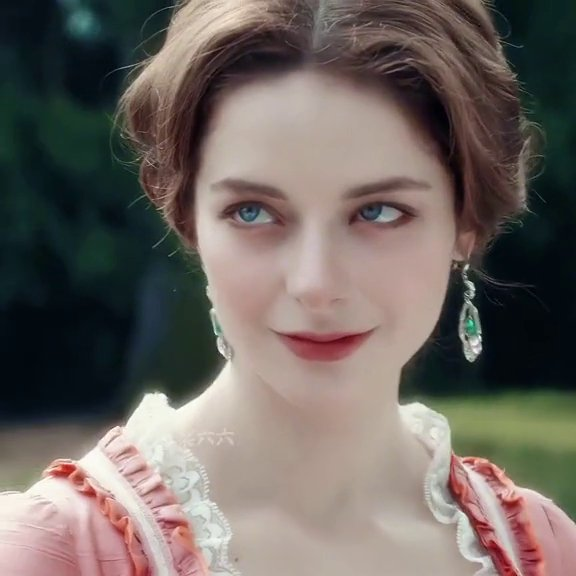
#> input picture data/processed/frames/Alesandrova Marina/Alesandrova Marina_002.jpg, 576 x 576 px
$ python -i compare_embeddings.py   (imports and definitions only)   (older library calls are emulated)
#> lines starting #> are read from the running program, lines starting #| are printed output that depends on the picture
"""
Embedding Comparison Script

Compares different feature extraction methods for face images:
1. Color Histogram + HOG (baseline - already done)
2. SIFT/ORB descriptors
3. LBP (Local Binary Patterns)
4. Color moments
5. Edge histograms

These don't require deep learning and can run on CPU.
"""

import os
import sys
import json
import numpy as np
from pathlib import Path
from PIL import Image
import cv2

sys.path.insert(0, str(Path(__file__).parent.parent))

from src.preference_learning.rsa import (
    RSAComparator, EmbeddingSimilarityMatrix, RSAResult,
    generate_synthetic_human_similarity, SimilarityMatrixBuilder
)


def extract_color_histogram(image_path, bins=32):
    """Extract color histogram features."""
    try:
        img = cv2.imread(image_path)
        if img is None:
            return None

        img = cv2.resize(img, (224, 224))
        features = []

        # RGB histograms
        for channel in range(3):
            hist = cv2.calcHist([img], [channel], None, [bins], [0, 256])
            hist = hist.flatten() / hist.sum()
            features.extend(hist)

        # HSV histograms
        hsv = cv2.cvtColor(img, cv2.COLOR_BGR2HSV)
        for channel in range(3):
            if channel == 0:  # Hue
                hist = cv2.calcHist([hsv], [channel], None, [bins], [0, 180])
            else:
                hist = cv2.calcHist([hsv], [channel], None, [bins], [0, 256])
            hist = hist.flatten() / (hist.sum() + 1e-10)
            features.extend(hist)

        return np.array(features, dtype=np.float32)
    except Exception as e:
        return None


def extract_hog_features(image_path, pixels_per_cell=16, cells_per_block=2, bins=9):
    """Extract HOG features."""
    try:
        img = cv2.imread(image_path)
        if img is None:
            return None

        gray = cv2.cvtColor(img, cv2.COLOR_BGR2GRAY)
        gray = cv2.resize(gray, (128, 128))

        # HOG parameters
        win_size = (128, 128)
        block_size = (cells_per_block * pixels_per_cell, cells_per_block * pixels_per_cell)
        block_stride = (pixels_per_cell, pixels_per_cell)
        cell_size = (pixels_per_cell, pixels_per_cell)
        nbins = bins
        hog = cv2.HOGDescriptor(win_size, block_size, block_stride, cell_size, nbins)

        features = hog.compute(gray)
        return features.flatten().astype(np.float32)
    except Exception as e:
        return None


def extract_lbp_features(image_path, radius=3, n_points=24, n_bins=26):
    """Extract Local Binary Pattern features."""
    try:
        img = cv2.imread(image_path)
        if img is None:
            return None

        gray = cv2.cvtColor(img, cv2.COLOR_BGR2GRAY)
        gray = cv2.resize(gray, (128, 128))

        # Simple LBP implementation
        rows, cols = gray.shape
        lbp = np.zeros((rows - 2 * radius, cols - 2 * radius))

        for i in range(radius, rows - radius):
            for j in range(radius, cols - radius):
                center = gray[i, j]
                code = 0
                code |= (gray[i - radius, j - radius] > center) << 7
                code |= (gray[i - radius, j] > center) << 6
                code |= (gray[i - radius, j + radius] > center) << 5
                code |= (gray[i, j + radius] > center) << 4
                code |= (gray[i + radius, j + radius] > center) << 3
                code |= (gray[i + radius, j] > center) << 2
                code |= (gray[i + radius, j - radius] > center) << 1
                code |= (gray[i, j - radius] > center) << 0
                lbp[i - radius, j - radius] = code

        # Histogram of LBP
        hist, _ = np.histogram(lbp.ravel(), bins=n_bins, range=(0, 256))
        hist = hist.astype(np.float32) / (hist.sum() + 1e-10)

        return hist
    except Exception as e:
        return None


def extract_sift_descriptors(image_path, n_keypoints=100):
    """Extract SIFT descriptors (aggregated as histogram)."""
    try:
        img = cv2.imread(image_path)
        if img is None:
            return None

        gray = cv2.cvtColor(img, cv2.COLOR_BGR2GRAY)
        gray = cv2.resize(gray, (256, 256))

        sift = cv2.SIFT_create(nfeatures=n_keypoints)
        keypoints, descriptors = sift.detectAndCompute(gray, None)

        if descriptors is None or len(descriptors) == 0:
            # Return zero vector if no keypoints
            return np.zeros(128, dtype=np.float32)

        # Aggregate descriptors: mean pooling
        mean_desc = np.mean(descriptors, axis=0)
        return mean_desc.astype(np.float32)
    except Exception as e:
        return np.zeros(128, dtype=np.float32)


def extract_color_moments(image_path):
    """Extract color moments (mean, std, skewness for each channel)."""
    try:
        img = cv2.imread(image_path)
        if img is None:
            return None

        img = cv2.resize(img, (224, 224))
        features = []

        for channel in range(3):
            channel_data = img[:, :, channel].astype(float)

            # Mean
            mean = np.mean(channel_data)
            # Standard deviation
            std = np.std(channel_data)
            # Skewness
            skewness = np.mean(((channel_data - mean) / (std + 1e-10)) ** 3)

            features.extend([mean / 255.0, std / 255.0, skewness])

        return np.array(features, dtype=np.float32)
    except Exception as e:
        return None


def extract_edge_histogram(image_path, bins=16):
    """Extract edge orientation histogram."""
    try:
        img = cv2.imread(image_path)
        if img is None:
            return None

        gray = cv2.cvtColor(img, cv2.COLOR_BGR2GRAY)
        gray = cv2.resize(gray, (128, 128))

        # Sobel edges
        sobelx = cv2.Sobel(gray, cv2.CV_64F, 1, 0, ksize=3)
        sobely = cv2.Sobel(gray, cv2.CV_64F, 0, 1, ksize=3)

        # Edge magnitude and orientation
        magnitude = np.sqrt(sobelx ** 2 + sobely ** 2)
        orientation = np.arctan2(sobely, sobelx)

        # Histogram of orientations weighted by magnitude
        hist, _ = np.histogram(orientation[magnitude > 20], bins=bins, range=(-np.pi, np.pi),
                                weights=magnitude[magnitude > 20])

        # Normalize
        hist = hist.astype(np.float32) / (hist.sum() + 1e-10)

        return hist
    except Exception as e:
        return None


def extract_gabor_features(image_path, num_theta=8, num_sigma=4):
    """Extract Gabor filter responses."""
    try:
        img = cv2.imread(image_path)
        if img is None:
            return None

        gray = cv2.cvtColor(img, cv2.COLOR_BGR2GRAY)
        gray = cv2.resize(gray, (64, 64))

        features = []
        for theta in np.linspace(0, np.pi, num_theta, endpoint=False):
            for sigma in [2, 4, 8]:
                kernel = cv2.getGaborKernel((21, 21), sigma, theta, 10.0, 0.5, 0, ktype=cv2.CV_32F)
                filtered = cv2.filter2D(gray, cv2.CV_32F, kernel)
                features.extend([np.mean(filtered), np.std(filtered)])

        return np.array(features, dtype=np.float32)
    except Exception as e:
        return None


def extract_all_features(image_path):
    """Extract all features for an image."""
    features = {}

    # Color histogram (already done in baseline)
    color_hist = extract_color_histogram(image_path)
#> in extract_color_histogram, img is the input picture: shape (576, 576, 3); mean B, G, R 96.7, 101.8, 110.1
#> after the loop in extract_color_histogram, `for channel in range(3):`: features = 96 values, max 0.105 at index 86, min 0 at index 31, mean 0.0313
#> after the loop in extract_color_histogram, `for channel in range(3):`: features = 192 values, max 0.198 at index 97, min 0 at index 31, mean 0.0313
#> color_hist = 192 values, max 0.198 at index 97, min 0 at index 31, mean 0.0312
    if color_hist is not None:
        features['color_histogram'] = color_hist

    # HOG
    hog = extract_hog_features(image_path)
#> in extract_hog_features, `gray = cv2.resize(gray, (128, 128))`:
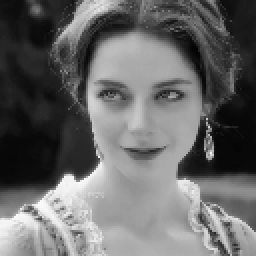
#> gray: shape (128, 128) (shown 2 times larger); min 2, max 251, mean 103.7
#> in extract_hog_features, `features = hog.compute(gray)`: features = 1764 values, max 0.325 at index 157, min 0.00163 at index 1710, mean 0.143
#> hog has the same summary as features in extract_hog_features
    if hog is not None:
        features['hog'] = hog

    # LBP
    lbp = extract_lbp_features(image_path)
#> after the loop in extract_lbp_features, `for i in range(radius, rows - radius):`:
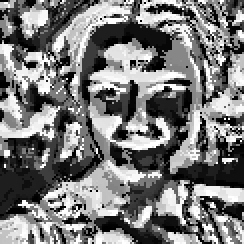
#> lbp: shape (122, 122) float64 (shown 2 times larger); min 0, max 255, mean 121.3
#> in extract_lbp_features, `hist, _ = np.histogram(lbp.ravel(), bins=n_bins, range=(0, 256))`: hist = 26 values, max 1915 at index 0, min 58 at index 17, mean 572.5
#> in extract_lbp_features, `hist = hist.astype(np.float32) / (hist.sum() + 1e-10)`: hist = 26 values, max 0.129 at index 0, min 0.0039 at index 17, mean 0.0385
#> lbp has the same summary as hist in extract_lbp_features
    if lbp is not None:
        features['lbp'] = lbp

    # SIFT
    sift = extract_sift_descriptors(image_path)
#> in extract_sift_descriptors, `keypoints, descriptors = sift.detectAndCompute(gray, None)`: keypoints = 100 keypoints; strongest (x, y, size): (210, 154, 6.4), (209, 127, 2.3), (68, 181, 10), (193, 166, 17.8)
#> in extract_sift_descriptors, `mean_desc = np.mean(descriptors, axis=0)`: mean_desc = 128 values, max 101.2 at index 40, min 6.57 at index 126, mean 24.53
#> sift has the same summary as mean_desc in extract_sift_descriptors
    if sift is not None:
        features['sift'] = sift

    # Color moments
    color_moments = extract_color_moments(image_path)
#> the loop in extract_color_moments, `for channel in range(3):` made 3 passes
#> (mean, std, skewness) on passes 1 to 3: (96.62, 62.15, 0.252), (101.7, 66.48, 0.135), (110, 78.32, -0.0827)
#> pass 1, in extract_color_moments, `channel_data = img[:, :, channel].astype(float)`:
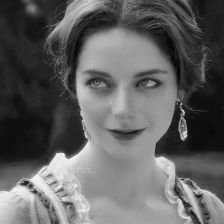
#> channel_data: shape (224, 224) float64; min 3, max 246, mean 96.6
#> after the loop in extract_color_moments, `for channel in range(3):`: features = [0.379, 0.244, 0.252, 0.399, 0.261, 0.135, 0.431, 0.307, -0.0827]
#> color_moments has the same summary as features in extract_color_moments
    if color_moments is not None:
        features['color_moments'] = color_moments

    # Edge histogram
    edge = extract_edge_histogram(image_path)
#> in extract_edge_histogram, `sobely = cv2.Sobel(gray, cv2.CV_64F, 0, 1, ksize=3)`:
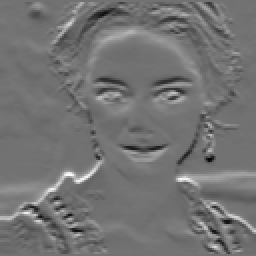
#> sobely: shape (128, 128) float64 (shown 2 times larger); min -519, max 638, mean 5.2; drawn with min black and max white
#> in extract_edge_histogram, `magnitude = np.sqrt(sobelx ** 2 + sobely ** 2)`:
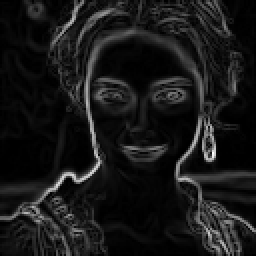
#> magnitude: shape (128, 128) float64 (shown 2 times larger); min 0, max 826.3, mean 79.4; drawn with min black and max white
#> in extract_edge_histogram, `orientation = np.arctan2(sobely, sobelx)`:
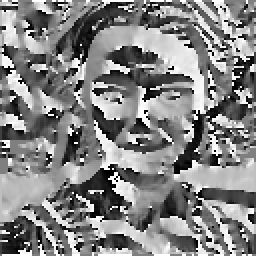
#> orientation: shape (128, 128) float64 (shown 2 times larger); min -3.14, max 3.14, mean 0.123; drawn with min black and max white
#> in extract_edge_histogram, `hist, _ = np.histogram(orientation[magnitude > 20], bins=bins, range=(..`: hist = [77415.2, 68744.9, 55659.9, 69336.3, 58469.4, 57502.5, 81882.8, 88219.7, 96244.6, 70963.3, 71566.4, 93443.1, 82049.4, 73720.1, 94076.1, 111694.8]
#> in extract_edge_histogram, `hist = hist.astype(np.float32) / (hist.sum() + 1e-10)`: hist = [0.0619, 0.055, 0.0445, 0.0554, 0.0467, 0.046, 0.0655, 0.0705, 0.0769, 0.0567, 0.0572, 0.0747, 0.0656, 0.0589, 0.0752, 0.0893]
#> edge has the same summary as hist in extract_edge_histogram
    if edge is not None:
        features['edge_histogram'] = edge

    # Gabor
    gabor = extract_gabor_features(image_path)
#> after the loop in extract_gabor_features, `for theta in np.linspace(0, np.pi, num_theta, endpoint=False):`:
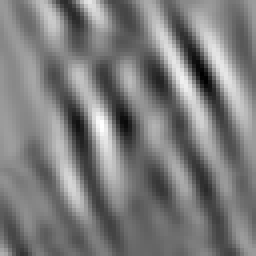
#> filtered: shape (64, 64) float32 (shown 4 times larger); min -5260.8, max 3545, mean -978; drawn with min black and max white
#> after the loop in extract_gabor_features, `for theta in np.linspace(0, np.pi, num_theta, endpoint=False):`: features = 48 values, max 2372.7 at index 12, min -1012.8 at index 22, mean 1121.4
#> gabor has the same summary as features in extract_gabor_features
    if gabor is not None:
        features['gabor'] = gabor

    return features


# [259 lines left out: functions concatenate_features, extract_frames_from_video, load_frames_and_extract, compute_rsa_for_features, run_embedding_comparison, not called in this run]


# [17 lines not run here, left out]

>>> result = extract_all_features('../data/processed/frames/Alesandrova Marina/Alesandrova Marina_002.jpg')
#> result = 7 items

$ run again, on data/processed/frames/Alexandra Daddario/Alexandra Daddario_003.jpg
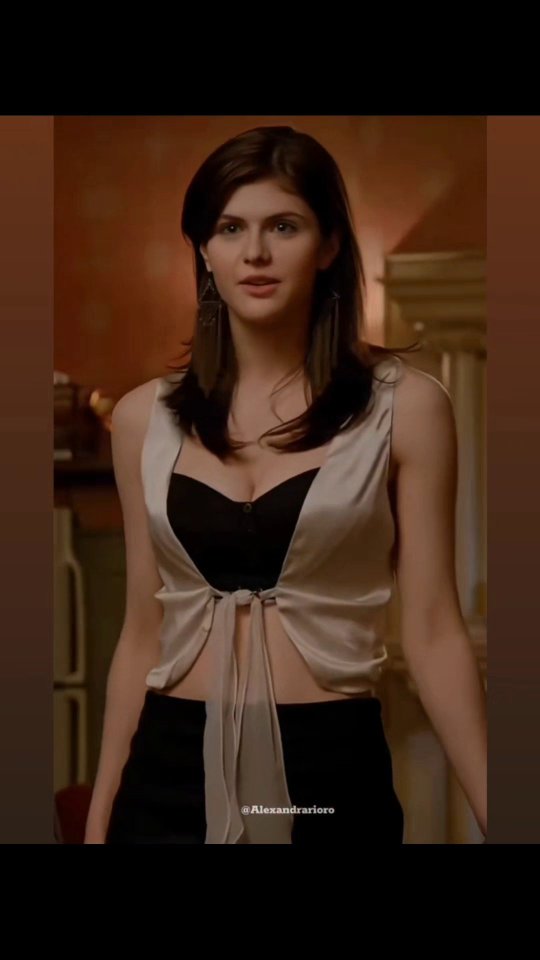
#> input picture data/processed/frames/Alexandra Daddario/Alexandra Daddario_003.jpg, 1080 x 1920 px (shown at 1/2 size)
#> in extract_color_histogram, img is the input picture: shape (1920, 1080, 3); mean B, G, R 22.7, 35.9, 58.2
#> img: shape (224, 224, 3)
#> after the loop in extract_color_histogram, `for channel in range(3):`: features = 96 values, max 0.448 at index 0, min 0 at index 25, mean 0.0313
#> hsv: shape (224, 224, 3); mean H, S, V 11.2, 123.4, 58.2
#> after the loop in extract_color_histogram, `for channel in range(3):`: features = 192 values, max 0.448 at index 0, min 0 at index 25, mean 0.0313
#> color_hist = 192 values, max 0.448 at index 0, min 0 at index 25, mean 0.0312
#> in extract_hog_features, `features = hog.compute(gray)`: features = 1764 values, max 0.438 at index 256, min 0 at index 1253, mean 0.136
#> hog has the same summary as features in extract_hog_features
#> after the loop in extract_lbp_features, `for i in range(radius, rows - radius):`:
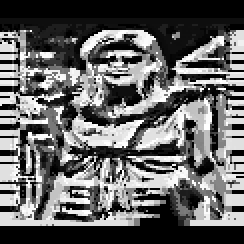
#> lbp: shape (122, 122) float64 (shown 2 times larger); min 0, max 255, mean 101
#> in extract_lbp_features, `hist, _ = np.histogram(lbp.ravel(), bins=n_bins, range=(0, 256))`: hist = 26 values, max 4438 at index 0, min 43 at index 7, mean 572.5
#> in extract_lbp_features, `hist = hist.astype(np.float32) / (hist.sum() + 1e-10)`: hist = 26 values, max 0.298 at index 0, min 0.00289 at index 7, mean 0.0385
#> in extract_all_features, `lbp = extract_lbp_features(image_path)`: lbp has the same summary as hist in extract_lbp_features
#> keypoints = 100 keypoints; strongest (x, y, size): (177, 82, 8.9), (148, 126, 2.4), (71, 120, 20), (145, 128, 4.1)
#> mean_desc = 128 values, max 100.2 at index 72, min 9.05 at index 4, mean 25.69
#> sift has the same summary as mean_desc in extract_sift_descriptors
#> the loop in extract_color_moments, `for channel in range(3):` made 3 passes
#> (mean, std, skewness) on passes 1 to 3: (22.67, 28.04, 1.46), (35.87, 34.09, 0.716), (58.2, 47.98, 0.119)
#> after the loop in extract_color_moments, `for channel in range(3):`: features = [0.0889, 0.11, 1.46, 0.141, 0.134, 0.716, 0.228, 0.188, 0.119]
#> color_moments has the same summary as features in extract_color_moments
#> in extract_edge_histogram, `hist, _ = np.histogram(orientation[magnitude > 20], bins=bins, range=(..`: hist = [53715.6, 42058.5, 41070.8, 81471.5, 71071, 27806.7, 32540.4, 65556.6, 63282.2, 31152.1, 34154, 72525.5, 93119.1, 38533.9, 26872.2, 58327.3]
#> in extract_edge_histogram, `hist = hist.astype(np.float32) / (hist.sum() + 1e-10)`: hist = [0.0645, 0.0505, 0.0493, 0.0978, 0.0853, 0.0334, 0.0391, 0.0787, 0.0759, 0.0374, 0.041, 0.087, 0.112, 0.0462, 0.0322, 0.07]
#> edge has the same summary as hist in extract_edge_histogram
#> after the loop in extract_gabor_features, `for theta in np.linspace(0, np.pi, num_theta, endpoint=False):`:
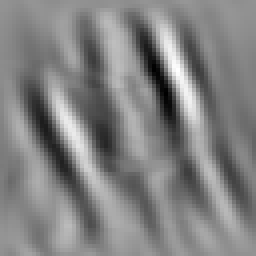
#> filtered: shape (64, 64) float32 (shown 4 times larger); min -3564.2, max 2644.1, mean -389.1; drawn with min black and max white
#> after the loop in extract_gabor_features, `for theta in np.linspace(0, np.pi, num_theta, endpoint=False):`: features = 48 values, max 1259.9 at index 29, min -389.1 at index 46, mean 562.7
#> gabor has the same summary as features in extract_gabor_features
#> result = 7 items
